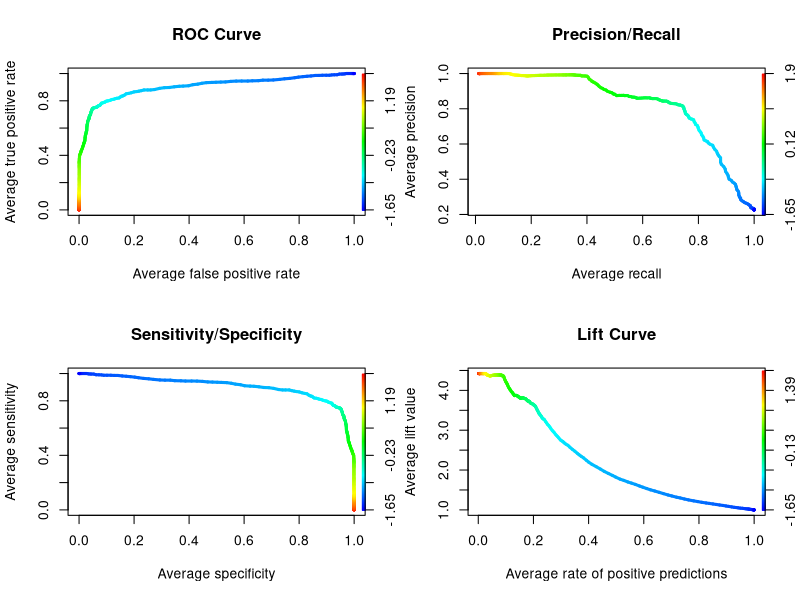

Recreate this plot in R.
### Visualizing the Performance of Scoring Classiﬁers via ROCR

# Install and load ROCR package
install.packages("ROCR", dependencies = TRUE)

library("ROCR")

# Fetch hiv data
# Predictions made by 10-fold CV - SVM classifier
data(ROCR.hiv)
pp <- ROCR.hiv$hiv.svm$predictions
ll <- ROCR.hiv$hiv.svm$labels

# Create ROCR prediction object
pred <- prediction(pp, ll)

# Set plot figure as 2x2 grid
par(mfrow = c(2, 2))

# Plot ROC Curve
perf <- performance(pred, "tpr", "fpr")
plot(perf, avg = "threshold", colorize = T, lwd = 3,
     main = "ROC Curve")

# Plot Precision/Recall
perf <- performance(pred, "prec", "rec")
plot(perf, avg = "threshold", colorize = T, lwd = 3,
     main = "Precision/Recall")

# Plot Sensitivity/Specificity
perf <- performance(pred, "sens", "spec")
plot(perf, avg = "threshold", colorize = T, lwd = 3,
     main = "Sensitivity/Specificity")

# Plot Lift Curve
perf <- performance(pred, "lift", "rpp")
plot(perf, avg = "threshold", colorize = T, lwd = 3,
     main = "Lift Curve")

# Calculate Area Under ROC Curve (AUC) for the 10 folds
perf <- performance(pred, "auc")
print(perf@y.values)
